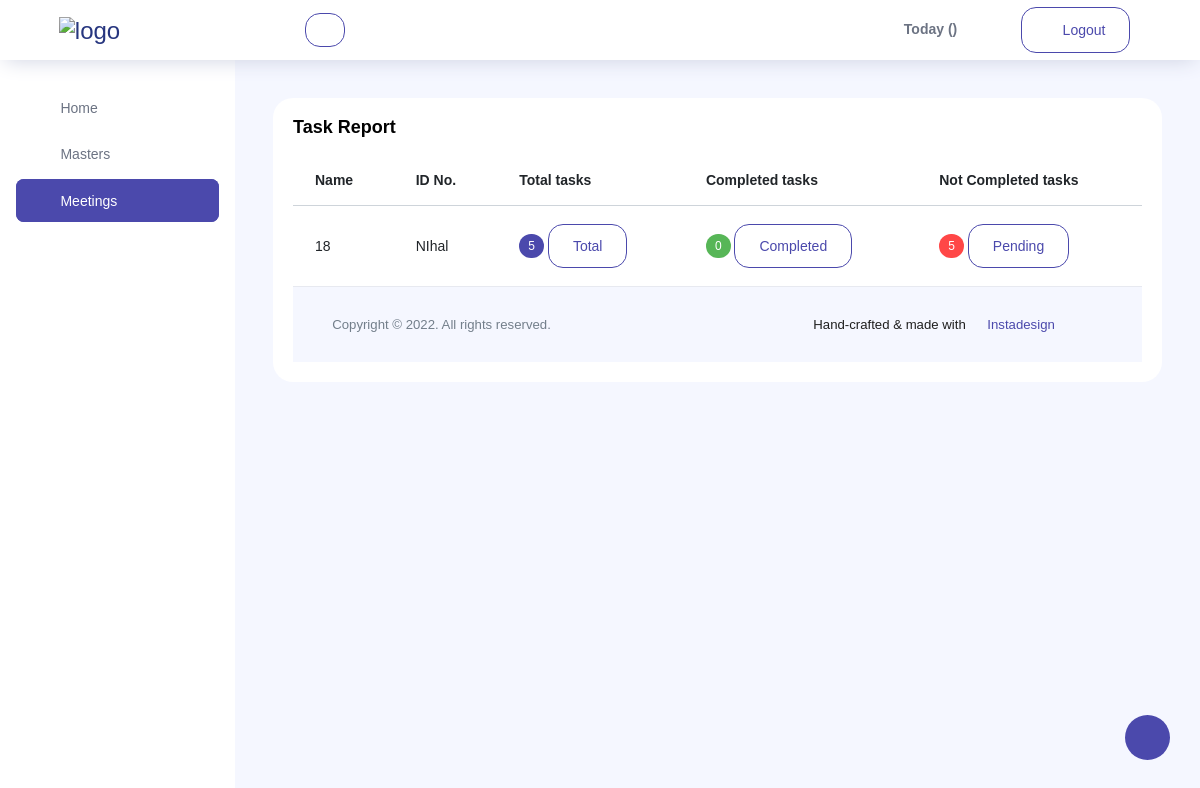
The page /view_report/18/?pid=17 (signed in) on the database its author committed.
### todo/models.py (models this page shows, shortened)
class Employee(models.Model):
    class Meta:
        verbose_name = 'Employee'
        verbose_name_plural = 'Employees'
    name = models.CharField(max_length=100, null=False, blank=False)
    details = models.CharField(max_length=100, null=True, blank=True)
    branch=models.ForeignKey(Branch,on_delete=models.SET_NULL,null=True,blank=True)
    department=models.ForeignKey(Department,on_delete=models.SET_NULL,null=True,blank=True)
    email=models.CharField(max_length=100, null=True, blank=True)
    phone=models.CharField(max_length=100, null=True, blank=True)
    progress=models.CharField(max_length=200, null=True,blank=True)
    task=models.CharField(max_length=200, null=True,blank=True)
    tempc=models.CharField(max_length=100, null=True,blank=True)
    tempp=models.CharField(max_length=200, null=True,blank=True)
    tempt=models.CharField(max_length=200, null=True,blank=True)
    estatus=models.CharField(max_length=200, null=True,blank=True)
    status=models.ForeignKey(Estatus,on_delete=models.SET_NULL,null=True,blank=True)
    completed=models.CharField(max_length=100, null=True,blank=True)

### todo/views.py (the view)
# urls.py: path('view_report/<str:pk>/',report,name='rep'),
@login_required(login_url='login')
def report(request,pk):
    pid=request.GET.get('pid')
    emp=Employee.objects.get(id=pk)
    jobs=Job.objects.filter(empid_id=pk,opsid_id=pid)
    jobp=Job.objects.filter(empid_id=pk,opsid_id=pid,status='Not completed')
    progress=len(jobp)
    total=len(jobs)
    completed=total-progress
    emp.task=total
    emp.completed=completed
    emp.save()
    context={'emp':emp,'jobs':jobs,'pid':pid}
    return render(request,'rep.html',context)

### todo/templates/rep.html (shortened to what this page needs)
{%extends 'index.html'%}
{%block mainpanel%}
<nav class="sidebar sidebar-offcanvas" id="sidebar">
  <ul class="nav">
    <li class="nav-item">
      <a class="nav-link" href="{% url 'ind' %}">
        <i class="mdi mdi-home-variant  menu-icon"></i>
        <span class="menu-title">Home</span>
      </a>
    </li>
    <li class="nav-item">
      <a class="nav-link" data-toggle="collapse" href="#ui-basic" aria-expanded="false" aria-controls="ui-basic">
        <i class="icon-layout menu-icon"></i>
        <span class="menu-title">Masters</span>
        <i class="menu-arrow"></i>
      </a>
    </li>
    <li class="nav-item active">
      <a class="nav-link" data-toggle="collapse" href="#ui-basic1" aria-expanded="false" aria-controls="ui-basic">
        <i class="icon-layout menu-icon"></i>
        <span class="menu-title">Meetings</span>
        <i class="menu-arrow"></i>
      </a>
    </li>
  </ul>
</nav>
<div class="main-panel">
  <div class="content-wrapper">
    <div class="row">
      <div class="col-lg-12 grid-margin stretch-card">
        <div class="card">
          <div class="card-body">
            <h4 class="card-title">Task Report</h4>
            {%if pid %}
            <form method="post">
              <div class="accordion  table-responsive" id="accordionExample">
                <table class="table">
                  <thead>
                    <tr>
                      <th>Name</th>
                      <th>ID No.</th>
                      <th>Total tasks</th>
                      <th>Completed tasks</th>
                      <th>Not Completed tasks</th>
                    </tr>
                  </thead>
                  <tbody>
                    <tr>
                      <td>{{emp.id}}</td>
                      <td>{{emp.name}}</td>
                      <td><label class="badge badge-primary">{{emp.task}}</label>
                        {%if pid %}
                        <button class="btn btn-outline-primary" type="button" data-toggle="collapse"
                          data-target="#collapseOneq" aria-expanded="true" aria-controls="collapseOneq">Total</button>
                        {%endif%}
                      </td>
                      <td><label class="badge badge-success">{{emp.completed}}</label>
                        {%if pid %}
                        <button class="btn btn-outline-primary" type="button" data-toggle="collapse"
                          data-target="#collapseOneq2" aria-expanded="true"
                          aria-controls="collapseOneq">Completed</button>
                        {%endif%}
                      </td>
                      <td><label class="badge badge-danger">{{emp.progress}}</label>
                        {%if pid %}
                        <button class="btn btn-outline-primary" type="button" data-toggle="collapse"
                          data-target="#collapseOneq1" aria-expanded="true"
                          aria-controls="collapseOneq">Pending</button>
                        {%endif%}
                      </td>
                    </tr>
                  </tbody>
                </table>
            </form>
            {%endif%}
          </div>
           {%endblock%}

### rows shown on the page
Employee: id "18", name "NIhal", task "5", completed "0", progress "5"
